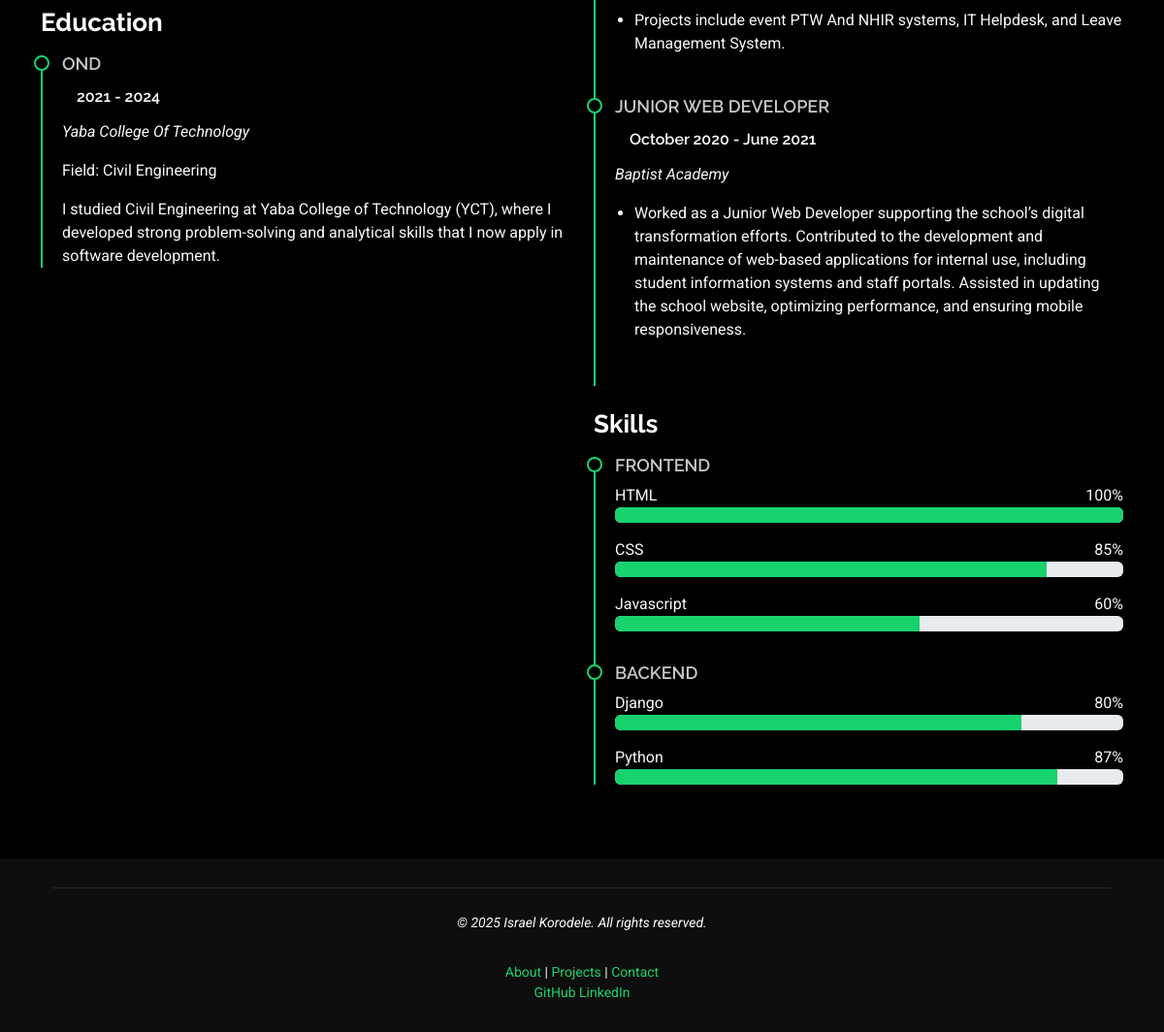
/resume/ (lower part), run on an earlier commit of the app's database.
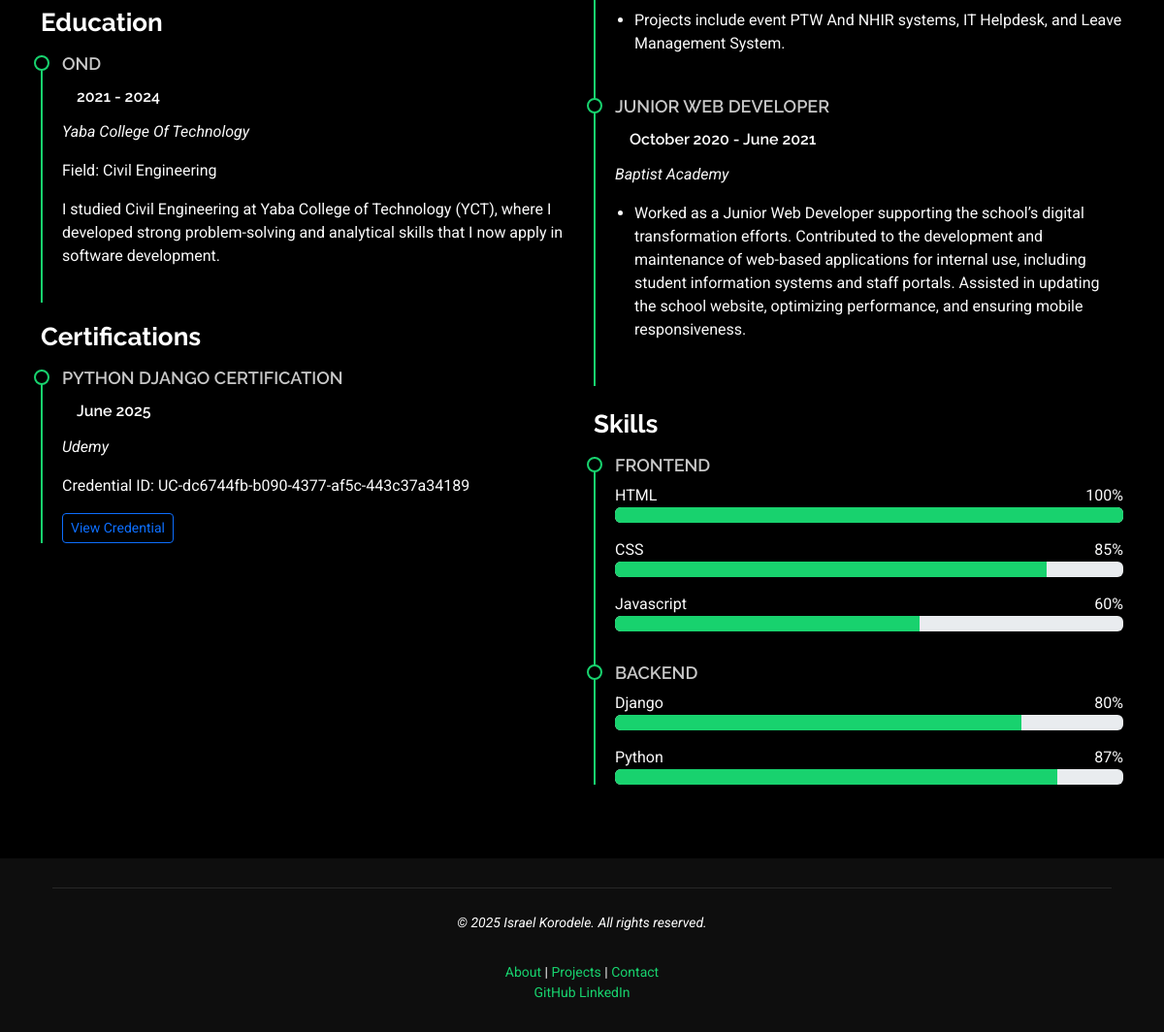
And on a later commit of the database.
### resume/models.py (models this page shows, shortened)
class Education(models.Model):
    institution = models.CharField(max_length=100)
    degree = models.CharField(max_length=100)
    field_of_study = models.CharField(max_length=100)
    description = models.TextField(blank=True)
    start_date = models.DateField()
    end_date = models.DateField(null=True, blank=True)
    current = models.BooleanField(default=False)
    class Meta:
        ordering = ['-start_date']

class WorkExperience(models.Model):
    company = models.CharField(max_length=100)
    position = models.CharField(max_length=100)
    description = models.TextField(blank=True)
    start_date = models.DateField()
    end_date = models.DateField(null=True, blank=True)
    current = models.BooleanField(default=False)
    order = models.PositiveIntegerField(default=0)
    class Meta:
        ordering = ['-start_date', 'order']

class SkillCategory(models.Model):
    name = models.CharField(max_length=50)
    order = models.PositiveIntegerField(default=0)
    class Meta:
        verbose_name_plural = "Skill Categories"
        ordering = ['order']

class Skill(models.Model):
    name = models.CharField(max_length=50)
    category = models.ForeignKey(SkillCategory, on_delete=models.SET_NULL, null=True, blank=True)
    proficiency = models.PositiveIntegerField(default=50, help_text="Scale of 1-100")
    order = models.PositiveIntegerField(default=0)
    icon = models.CharField(max_length=50, blank=True, help_text="Font Awesome icon class")
    class Meta:
        ordering = ['order']

class Certificate(models.Model):
    name = models.CharField(max_length=200)
    issuing_organization = models.CharField(max_length=100)
    issue_date = models.DateField()
    expiration_date = models.DateField(null=True, blank=True)
    credential_id = models.CharField(max_length=100, blank=True)
    credential_url = models.URLField(blank=True)
    class Meta:
        ordering = ['-issue_date']

### resume/views.py (the view)
# urls.py: path('', include('resume.urls')),
def resume(request):
    context = {
        'config': SiteConfiguration.load(),
        'work_experiences': WorkExperience.objects.all(),
        'educations': Education.objects.all(),
        'certificates': Certificate.objects.all(),
        'skill_categories': SkillCategory.objects.prefetch_related('skill_set').all(),
    }
    return render(request, 'resume.html', context)

### resume/models.py (called while the page is built)
    @classmethod
    def load(cls):
        try:
            return cls.objects.get()
        except cls.DoesNotExist:
            return cls()

### resume/templates/resume.html (shortened to what this page needs)
{% extends 'main.html' %}
{% load static %}
{% block content %}
<main class="main">
    <section id="resume" class="resume section">
      <div class="container">
        <div class="row">
          <div class="col-lg-6" data-aos="fade-up" data-aos-delay="100">
            <h3 class="resume-title">Education</h3>
            {% for education in educations %}
            <div class="resume-item">
              <h4>{{ education.degree }}</h4>
              <h5>
                {{ education.start_date|date:"Y" }} -
                {% if education.current %}Present{% else %}{{ education.end_date|date:"Y" }}{% endif %}
              </h5>
              <p><em>{{ education.institution }}</em></p>
              {% if education.field_of_study %}<p>Field: {{ education.field_of_study }}</p>{% endif %}
              {% if education.description %}<p>{{ education.description }}</p>{% endif %}
            </div>
            {% endfor %}
            {% if certificates %}
            <h3 class="resume-title">Certifications</h3>
            {% for cert in certificates %}
            <div class="resume-item">
              <h4>{{ cert.name }}</h4>
              <h5>{{ cert.issue_date|date:"F Y" }}{% if cert.expiration_date %} - {{ cert.expiration_date|date:"F Y" }}{% endif %}</h5>
              <p><em>{{ cert.issuing_organization }}</em></p>
              {% if cert.credential_id %}<p>Credential ID: {{ cert.credential_id }}</p>{% endif %}
              {% if cert.credential_url %}
              <a href="{{ cert.credential_url }}" target="_blank" class="btn btn-sm btn-outline-primary">
                View Credential
              </a>
              {% endif %}
            </div>
            {% endfor %}
            {% endif %}
          </div>
          <div class="col-lg-6" data-aos="fade-up" data-aos-delay="200">
            {% for experience in work_experiences %}
            <div class="resume-item">
              <h4>{{ experience.position }}</h4>
              <h5>
                {{ experience.start_date|date:"F Y" }} -
                {% if experience.current %}Present{% else %}{{ experience.end_date|date:"F Y" }}{% endif %}
              </h5>
              <p><em>{{ experience.company }}</em></p>
              {% if experience.description %}
              <ul>
                {% for item in experience.description.splitlines %}
                  {% if item.strip %}
                  <li>{{ item.strip }}</li>
                  {% endif %}
                {% endfor %}
              </ul>
              {% endif %}
            </div>
            {% endfor %}
            <h3 class="resume-title mt-4">Skills</h3>
            {% for category in skill_categories %}
            <div class="resume-item">
              <h4>{{ category.name }}</h4>
              <div class="skills-container">
                {% for skill in category.skill_set.all %}
                <div class="skill-item mb-3">
                  <div class="d-flex justify-content-between">
                    <span>{{ skill.name }}</span>
                    <span>{{ skill.proficiency }}%</span>
                  </div>
                  <div class="progress">
                    <div class="progress-bar" role="progressbar" style="width: {{ skill.proficiency }}%; background-color: #18d26e;"
                         aria-valuenow="{{ skill.proficiency }}" aria-valuemin="0" aria-valuemax="100"></div>
                  </div>
                </div>
                {% endfor %}
              </div>
            </div>
            {% endfor %}
          </div>
        </div>
      </div>
    </section>
</main>
{% endblock %}

What changed in the data, as far as the page shows it:
added Certificate: name "PYTHON DJANGO CERTIFICATION", issue_date "June 2025", issuing_organization "Udemy", credential_id "UC-dc6744fb-b090-4377-af5c-443c37a34189"
Also different on the page:
text now shown: "Certifications"
